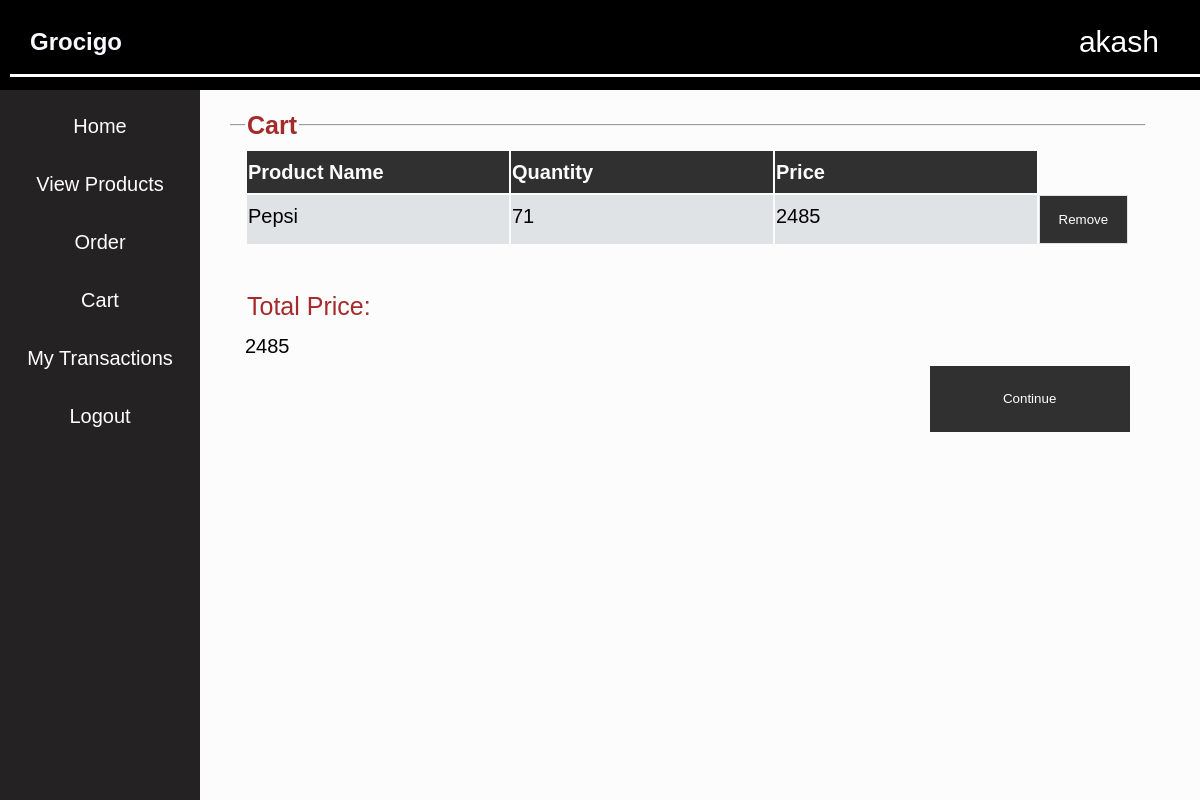
The app's page /cart.php (signed in) with its own data.
### tables this page shows
CREATE TABLE `cart` (
  `product_id` int(11) NOT NULL,
  `product_name` varchar(20) NOT NULL,
  `quantity` int(11) NOT NULL,
  `price` int(11) NOT NULL,
  `customer_id` varchar(20) NOT NULL
);

### cart.php (the view, shortened to what this page needs)
<!DOCTYPE html>
<html>
<head>
	<link rel='stylesheet' href="style.css">
</head>
<body>
	<div class="topStyle">
		<h2 style="color:ghostwhite;">&nbsp &nbspGrocigo</h2>
		<a class='userNameDisplay'><?php echo $_SESSION['loginUser']; ?></a>
		<div class="solid"></div>
	</div>
	<div class='sidebar'>
		<button onclick="location.href='customerHome.php'">Home</button>
		<button onclick="location.href='viewProductsCustomer.php'">View Products</button>
		<button onclick="location.href='order.php'">Order</button>
		<button onclick="location.href='cart.php'">Cart</button>
		<button onclick="location.href='customerViewTransactions.php'">My Transactions</button>
		<button onclick="location.href='logout.php'">Logout</button>
	</div>
<div class='container'>
	<fieldset><legend><b>Cart</b></legend>
		<form action="<?php echo $_SERVER['PHP_SELF']; ?>" method='get'><table><tr><th>Product Name</th><th>Quantity</th><th>Price</th></tr>
		<?php
			$conn=mysqli_connect("localhost","root","","wholesale");
			$curUser=$_SESSION['loginUser'];
			$sql="select * from cart where customer_id='$curUser'";
			$result=mysqli_query($conn,$sql);
			$totPrice=0;
			while($row=mysqli_fetch_assoc($result)){
				echo "<tr><td>".$row['product_name']."</td><td>".$row['quantity']."</td><td>".$row['price']."</td><td><button type='submit' class='goBtn' name='submit' value='".$row['product_id']."'>Remove</button></td></tr>";
				$totPrice+=$row['price'];
			}
			echo "</table><br><legend>Total Price: </legend>".$totPrice."</form><form action='placeOrder.php' method='get'>
		<button style='float:right;width:200px;height:5em;' type='submit' name='totalPrice' value='".$totPrice."' class='goBtn'>Continue</button></form>";
		?>
	</fieldset>
</div>
</body>
</html>

### style.css (style rules this page uses)
.topStyle { top:0; padding:10px; position:fixed; left:0; height:70px; width:100%; background-color:black ; z-index: 10; }
.solid { border-top: 3px solid white; }
.sidebar { display: block; position:fixed; margin-top:70px; top:20px; left:0; padding-top:15px; width:200px; height:100%; background-color: #242222; z-index:5; }
.container { position:absolute; margin-top: 70px; margin-left:200px; margin-right:0; padding: 30px 20px 20px 20px; z-index: 1; }
.container form { line-height: 2em; display: block; }
.container table { text-align:left; font-style:normal; }
.container table td { vertical-align:top; }
.container table tr:nth-child(odd) { background-color: #a3a5a8; }
.container table tr:nth-child(even) { background-color: #e0e3e5; }
.container table th { min-width:13em; color:#fcfcfc; background-color: #303030; }
.container fieldset { min-height: 200px; min-width:30em; font-size: 20px; font-style:bold; line-height: 1.7em; border-left:none; border-right:none; border-bottom:none; }
.container fieldset legend { font-size: 25px; color:brown; font-style:normal; }
.sidebar button { text-decoration: none; border:none; background-color:#242222; padding:10px; height:20px auto; font-size: 20px; cursor:pointer; width:200px; margin-bottom:15px; color:white; }
.userNameDisplay { top:30px; right:5%; position:absolute; color:white; font-style:bold; font-size: 30px; }
body { top:0; left:0; background-color: #fcfcfc; font-family:sans-serif; line-height: 1.5em; }
.goBtn { min-width:6.5em; height:3.5em; border:none; background-color: #303030; color:white; cursor:pointer; }

### records on screen
cart: product_name "Pepsi", quantity "71", price "2485", $row['product_id'] 2 (drawn)

### other values on screen
$_SESSION['loginUser'] "akash"
$totPrice "2485"
